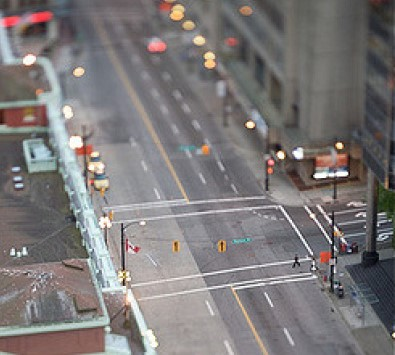
#> input picture day.jpg, 395 x 355 px, given in place of day1.jpg, which was not available
$ python plot_orb.py
#> lines starting #> are read from the running program, lines starting #| are printed output that depends on the picture; pictures that were not available may be replaced by others from this repository, and a replacement may not be noted
from skimage import data
from PIL import Image
import numpy as np
from skimage import transform as tf
from skimage.feature import (match_descriptors, corner_harris,
                             corner_peaks, ORB, plot_matches)
from skimage.color import rgb2gray
import matplotlib.pyplot as plt

jpg = Image.open(r"C:\Users\User\Downloads\Telegram Desktop\day1.jpg")
#> jpg is the input picture: PIL image 395x355 RGB; mean R, G, B 124.2, 120.1, 120.2
jpg1 = Image.open(r"C:\Users\User\Downloads\Telegram Desktop\night1.jpg")
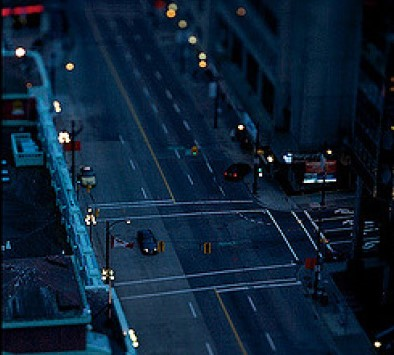
#> input picture night1.jpg, 394 x 355 px, found by its file name
#> jpg1 is the input picture: PIL image 394x355 RGB; mean R, G, B 13.4, 32.9, 53

MatImg=np.array(jpg)
MatImg1=np.array(jpg1)
img1 = rgb2gray(MatImg)
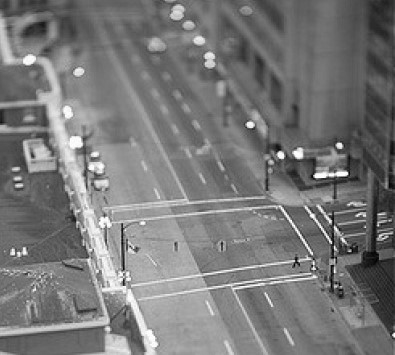
#> img1: shape (355, 395) float64; min 0.00225, max 1, mean 0.474
img2 = rgb2gray(MatImg1)
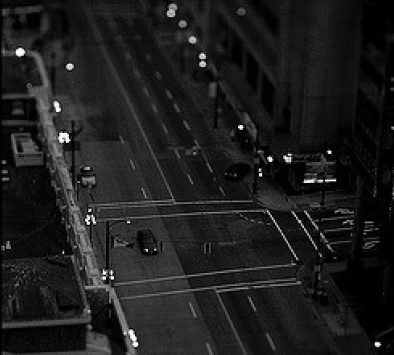
#> img2: shape (355, 394) float64; min 0, max 0.997, mean 0.118


descriptor_extractor = ORB(n_keypoints=50)

descriptor_extractor.detect_and_extract(img1)
keypoints1 = descriptor_extractor.keypoints
descriptors1 = descriptor_extractor.descriptors

descriptor_extractor.detect_and_extract(img2)
keypoints2 = descriptor_extractor.keypoints
descriptors2 = descriptor_extractor.descriptors


matches12 = match_descriptors(descriptors1, descriptors2, cross_check=True)


fig, ax = plt.subplots()

plt.gray()

plot_matches(ax, img1, img2, keypoints1, keypoints2, matches12)
#> (this line was passed over: skimage is not available in this run)
ax.axis('off')
ax.set_title("Lit Image vs. Dark Image : ORB")


plt.show()
